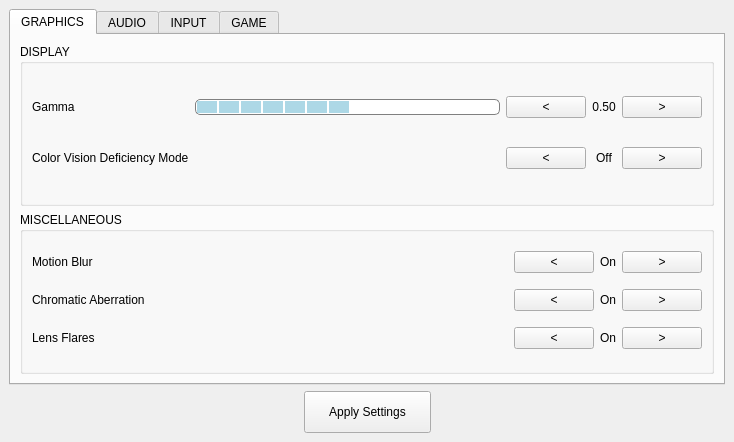
<?xml version="1.0" encoding="UTF-8"?>
<ui version="4.0">
 <class>MainWindow</class>
 <widget class="QMainWindow" name="MainWindow">
  <property name="geometry">
   <rect>
    <x>0</x>
    <y>0</y>
    <width>734</width>
    <height>415</height>
   </rect>
  </property>
  <property name="font">
   <font>
    <weight>50</weight>
    <bold>false</bold>
   </font>
  </property>
  <property name="windowTitle">
   <string>Everspace2 Settings Example</string>
  </property>
  <property name="styleSheet">
   <string notr="true">QTabWidget::tab-bar {
	alignment: center;
 }

QProgressBar {
    border: 1px solid grey;
    border-radius: 5px;
	height: 2px;
}

QProgressBar::chunk {
    background-color: lightblue;
    width: 20px;
	margin: 0.5px;
}

QGroupBox#markers_icons_group_box {
	background-color: lightblue;
}

QPushButton#apply_settings_button {
	height: 40px;
	padding-left: 24px;
	padding-right: 24px;
}</string>
  </property>
  <widget class="QWidget" name="centralwidget">
   <layout class="QVBoxLayout" name="verticalLayout">
    <item>
     <widget class="QTabWidget" name="settings_tab_widget">
      <property name="tabPosition">
       <enum>QTabWidget::North</enum>
      </property>
      <property name="tabShape">
       <enum>QTabWidget::Rounded</enum>
      </property>
      <property name="currentIndex">
       <number>0</number>
      </property>
      <property name="tabsClosable">
       <bool>false</bool>
      </property>
      <property name="movable">
       <bool>false</bool>
      </property>
      <property name="tabBarAutoHide">
       <bool>false</bool>
      </property>
      <widget class="QWidget" name="graphics_tab">
       <attribute name="title">
        <string>GRAPHICS</string>
       </attribute>
       <layout class="QVBoxLayout" name="verticalLayout_2">
        <item>
         <widget class="QGroupBox" name="display_group_box">
          <property name="title">
           <string>DISPLAY</string>
          </property>
          <layout class="QGridLayout" name="gridLayout">
           <item row="1" column="2">
            <widget class="QPushButton" name="toggle_previous_deficiency_mode_button">
             <property name="text">
              <string>&lt;</string>
             </property>
            </widget>
           </item>
           <item row="0" column="0">
            <widget class="QLabel" name="gamma_label">
             <property name="text">
              <string>Gamma</string>
             </property>
            </widget>
           </item>
           <item row="0" column="3">
            <widget class="QLabel" name="gamma_value_label">
             <property name="text">
              <string>0.50</string>
             </property>
             <property name="alignment">
              <set>Qt::AlignCenter</set>
             </property>
            </widget>
           </item>
           <item row="0" column="1">
            <widget class="QProgressBar" name="gamma_progress_bar">
             <property name="maximum">
              <number>20</number>
             </property>
             <property name="value">
              <number>10</number>
             </property>
             <property name="textVisible">
              <bool>false</bool>
             </property>
             <property name="orientation">
              <enum>Qt::Horizontal</enum>
             </property>
             <property name="invertedAppearance">
              <bool>false</bool>
             </property>
             <property name="textDirection">
              <enum>QProgressBar::TopToBottom</enum>
             </property>
            </widget>
           </item>
           <item row="1" column="3">
            <widget class="QLabel" name="deficiency_mode_value_label">
             <property name="text">
              <string>Off</string>
             </property>
             <property name="alignment">
              <set>Qt::AlignCenter</set>
             </property>
            </widget>
           </item>
           <item row="1" column="0">
            <widget class="QLabel" name="color_deficiency_mode_label">
             <property name="text">
              <string>Color Vision Deficiency Mode</string>
             </property>
            </widget>
           </item>
           <item row="1" column="1">
            <spacer name="horizontalSpacer">
             <property name="orientation">
              <enum>Qt::Horizontal</enum>
             </property>
             <property name="sizeHint" stdset="0">
              <size>
               <width>40</width>
               <height>20</height>
              </size>
             </property>
            </spacer>
           </item>
           <item row="0" column="2">
            <widget class="QPushButton" name="decrease_gamma_button">
             <property name="text">
              <string>&lt;</string>
             </property>
             <property name="autoDefault">
              <bool>false</bool>
             </property>
             <property name="default">
              <bool>false</bool>
             </property>
             <property name="flat">
              <bool>false</bool>
             </property>
            </widget>
           </item>
           <item row="1" column="4">
            <widget class="QPushButton" name="toggle_next_deficiency_mode_button">
             <property name="text">
              <string>&gt;</string>
             </property>
            </widget>
           </item>
           <item row="0" column="4">
            <widget class="QPushButton" name="increase_gamma_button">
             <property name="text">
              <string>&gt;</string>
             </property>
            </widget>
           </item>
          </layout>
         </widget>
        </item>
        <item>
         <widget class="QGroupBox" name="miscellaneous_group_box">
          <property name="title">
           <string>MISCELLANEOUS</string>
          </property>
          <layout class="QGridLayout" name="gridLayout_2">
           <item row="2" column="0">
            <widget class="QLabel" name="label_3">
             <property name="text">
              <string>Lens Flares</string>
             </property>
            </widget>
           </item>
           <item row="1" column="4">
            <widget class="QPushButton" name="toggle_next_chromatic_aberration_button">
             <property name="text">
              <string>&gt;</string>
             </property>
            </widget>
           </item>
           <item row="1" column="3">
            <widget class="QLabel" name="chromatic_aberration_value_label">
             <property name="text">
              <string>On</string>
             </property>
             <property name="alignment">
              <set>Qt::AlignCenter</set>
             </property>
            </widget>
           </item>
           <item row="1" column="0">
            <widget class="QLabel" name="label_2">
             <property name="text">
              <string>Chromatic Aberration</string>
             </property>
            </widget>
           </item>
           <item row="2" column="2">
            <widget class="QPushButton" name="toggle_previous_lens_flares_button">
             <property name="text">
              <string>&lt;</string>
             </property>
            </widget>
           </item>
           <item row="1" column="2">
            <widget class="QPushButton" name="toggle_previous_chromatic_aberration_button">
             <property name="text">
              <string>&lt;</string>
             </property>
            </widget>
           </item>
           <item row="2" column="3">
            <widget class="QLabel" name="lens_flares_value_label">
             <property name="text">
              <string>On</string>
             </property>
             <property name="alignment">
              <set>Qt::AlignCenter</set>
             </property>
            </widget>
           </item>
           <item row="0" column="2">
            <widget class="QPushButton" name="toggle_previous_motion_blur_button">
             <property name="text">
              <string>&lt;</string>
             </property>
            </widget>
           </item>
           <item row="2" column="4">
            <widget class="QPushButton" name="toggle_next_lens_flares_button">
             <property name="text">
              <string>&gt;</string>
             </property>
            </widget>
           </item>
           <item row="0" column="0">
            <widget class="QLabel" name="label">
             <property name="text">
              <string>Motion Blur</string>
             </property>
            </widget>
           </item>
           <item row="0" column="4">
            <widget class="QPushButton" name="toggle_next_motion_blur_button">
             <property name="text">
              <string>&gt;</string>
             </property>
            </widget>
           </item>
           <item row="0" column="1">
            <spacer name="horizontalSpacer_2">
             <property name="orientation">
              <enum>Qt::Horizontal</enum>
             </property>
             <property name="sizeHint" stdset="0">
              <size>
               <width>40</width>
               <height>20</height>
              </size>
             </property>
            </spacer>
           </item>
           <item row="0" column="3">
            <widget class="QLabel" name="motion_blur_value_label">
             <property name="text">
              <string>On</string>
             </property>
             <property name="alignment">
              <set>Qt::AlignCenter</set>
             </property>
            </widget>
           </item>
          </layout>
         </widget>
        </item>
       </layout>
      </widget>
      <widget class="QWidget" name="audio_tab">
       <attribute name="title">
        <string>AUDIO</string>
       </attribute>
       <layout class="QVBoxLayout" name="verticalLayout_3">
        <item>
         <widget class="QGroupBox" name="volumes_group_box">
          <property name="title">
           <string>VOLUMES</string>
          </property>
          <layout class="QGridLayout" name="gridLayout_3">
           <item row="6" column="0">
            <widget class="QLabel" name="label_10">
             <property name="text">
              <string>Video</string>
             </property>
            </widget>
           </item>
           <item row="0" column="4">
            <widget class="QPushButton" name="increase_master_button">
             <property name="text">
              <string>&gt;</string>
             </property>
            </widget>
           </item>
           <item row="6" column="1">
            <widget class="QProgressBar" name="video_progress_bar">
             <property name="minimum">
              <number>1</number>
             </property>
             <property name="maximum">
              <number>20</number>
             </property>
             <property name="value">
              <number>15</number>
             </property>
             <property name="textVisible">
              <bool>false</bool>
             </property>
            </widget>
           </item>
           <item row="3" column="2">
            <widget class="QPushButton" name="decrease_atmo_button">
             <property name="text">
              <string>&lt;</string>
             </property>
            </widget>
           </item>
           <item row="1" column="2">
            <widget class="QPushButton" name="decrease_music_button">
             <property name="text">
              <string>&lt;</string>
             </property>
            </widget>
           </item>
           <item row="4" column="1">
            <widget class="QProgressBar" name="voice_progress_bar">
             <property name="minimum">
              <number>1</number>
             </property>
             <property name="maximum">
              <number>20</number>
             </property>
             <property name="value">
              <number>16</number>
             </property>
             <property name="textVisible">
              <bool>false</bool>
             </property>
            </widget>
           </item>
           <item row="0" column="0">
            <widget class="QLabel" name="label_4">
             <property name="text">
              <string>Master</string>
             </property>
            </widget>
           </item>
           <item row="5" column="2">
            <widget class="QPushButton" name="decrease_background_chatter_button">
             <property name="text">
              <string>&lt;</string>
             </property>
            </widget>
           </item>
           <item row="0" column="1">
            <widget class="QProgressBar" name="master_progress_bar">
             <property name="minimum">
              <number>1</number>
             </property>
             <property name="maximum">
              <number>20</number>
             </property>
             <property name="value">
              <number>15</number>
             </property>
             <property name="textVisible">
              <bool>false</bool>
             </property>
            </widget>
           </item>
           <item row="7" column="2">
            <widget class="QPushButton" name="decrease_wireless_controller_speaker_button">
             <property name="text">
              <string>&lt;</string>
             </property>
            </widget>
           </item>
           <item row="1" column="1">
            <widget class="QProgressBar" name="music_progress_bar">
             <property name="minimum">
              <number>1</number>
             </property>
             <property name="maximum">
              <number>20</number>
             </property>
             <property name="value">
              <number>15</number>
             </property>
             <property name="textVisible">
              <bool>false</bool>
             </property>
            </widget>
           </item>
           <item row="3" column="1">
            <widget class="QProgressBar" name="atmo_progress_bar">
             <property name="minimum">
              <number>1</number>
             </property>
             <property name="maximum">
              <number>20</number>
             </property>
             <property name="value">
              <number>15</number>
             </property>
             <property name="textVisible">
              <bool>false</bool>
             </property>
            </widget>
           </item>
           <item row="1" column="0">
            <widget class="QLabel" name="label_5">
             <property name="text">
              <string>Music</string>
             </property>
            </widget>
           </item>
           <item row="7" column="0">
            <widget class="QLabel" name="label_11">
             <property name="text">
              <string>Wireless Controller Speaker</string>
             </property>
            </widget>
           </item>
           <item row="0" column="2">
            <widget class="QPushButton" name="decrease_master_button">
             <property name="text">
              <string>&lt;</string>
             </property>
            </widget>
           </item>
           <item row="5" column="1">
            <widget class="QProgressBar" name="background_chatter_progress_bar">
             <property name="minimum">
              <number>1</number>
             </property>
             <property name="maximum">
              <number>20</number>
             </property>
             <property name="value">
              <number>15</number>
             </property>
             <property name="textVisible">
              <bool>false</bool>
             </property>
            </widget>
           </item>
           <item row="5" column="0">
            <widget class="QLabel" name="label_9">
             <property name="text">
              <string>Background Chatter</string>
             </property>
            </widget>
           </item>
           <item row="1" column="4">
            <widget class="QPushButton" name="increase_music_button">
             <property name="text">
              <string>&gt;</string>
             </property>
            </widget>
           </item>
           <item row="6" column="2">
            <widget class="QPushButton" name="decrease_video_button">
             <property name="text">
              <string>&lt;</string>
             </property>
            </widget>
           </item>
           <item row="2" column="2">
            <widget class="QPushButton" name="decrease_sfx_button">
             <property name="text">
              <string>&lt;</string>
             </property>
            </widget>
           </item>
           <item row="2" column="1">
            <widget class="QProgressBar" name="sfx_progress_bar">
             <property name="minimum">
              <number>1</number>
             </property>
             <property name="maximum">
              <number>20</number>
             </property>
             <property name="value">
              <number>15</number>
             </property>
             <property name="textVisible">
              <bool>false</bool>
             </property>
            </widget>
           </item>
           <item row="7" column="1">
            <widget class="QProgressBar" name="wireless_controller_speaker_progress_bar">
             <property name="minimum">
              <number>1</number>
             </property>
             <property name="maximum">
              <number>20</number>
             </property>
             <property name="value">
              <number>10</number>
             </property>
             <property name="textVisible">
              <bool>false</bool>
             </property>
            </widget>
           </item>
           <item row="4" column="2">
            <widget class="QPushButton" name="decrease_voice_button">
             <property name="text">
              <string>&lt;</string>
             </property>
            </widget>
           </item>
           <item row="0" column="3">
            <widget class="QLabel" name="master_value_label">
             <property name="text">
              <string>75</string>
             </property>
             <property name="alignment">
              <set>Qt::AlignCenter</set>
             </property>
            </widget>
           </item>
           <item row="2" column="0">
            <widget class="QLabel" name="label_6">
             <property name="text">
              <string>SFX</string>
             </property>
            </widget>
           </item>
           <item row="3" column="0">
            <widget class="QLabel" name="label_7">
             <property name="text">
              <string>Atmo</string>
             </property>
            </widget>
           </item>
           <item row="2" column="4">
            <widget class="QPushButton" name="increase_sfx_button">
             <property name="text">
              <string>&gt;</string>
             </property>
            </widget>
           </item>
           <item row="4" column="0">
            <widget class="QLabel" name="label_8">
             <property name="text">
              <string>Voice</string>
             </property>
            </widget>
           </item>
           <item row="3" column="4">
            <widget class="QPushButton" name="increase_atmo_button">
             <property name="text">
              <string>&gt;</string>
             </property>
            </widget>
           </item>
           <item row="4" column="4">
            <widget class="QPushButton" name="increase_voice_button">
             <property name="text">
              <string>&gt;</string>
             </property>
            </widget>
           </item>
           <item row="5" column="4">
            <widget class="QPushButton" name="increase_background_chatter_button">
             <property name="text">
              <string>&gt;</string>
             </property>
            </widget>
           </item>
           <item row="6" column="4">
            <widget class="QPushButton" name="increase_video_button">
             <property name="text">
              <string>&gt;</string>
             </property>
            </widget>
           </item>
           <item row="7" column="4">
            <widget class="QPushButton" name="increase_wireless_controller_speaker_button">
             <property name="text">
              <string>&gt;</string>
             </property>
            </widget>
           </item>
           <item row="1" column="3">
            <widget class="QLabel" name="music_value_label">
             <property name="text">
              <string>75</string>
             </property>
             <property name="alignment">
              <set>Qt::AlignCenter</set>
             </property>
            </widget>
           </item>
           <item row="2" column="3">
            <widget class="QLabel" name="sfx_value_label">
             <property name="text">
              <string>75</string>
             </property>
             <property name="alignment">
              <set>Qt::AlignCenter</set>
             </property>
            </widget>
           </item>
           <item row="3" column="3">
            <widget class="QLabel" name="atmo_value_label">
             <property name="text">
              <string>75</string>
             </property>
             <property name="alignment">
              <set>Qt::AlignCenter</set>
             </property>
            </widget>
           </item>
           <item row="4" column="3">
            <widget class="QLabel" name="voice_value_label">
             <property name="text">
              <string>80</string>
             </property>
             <property name="alignment">
              <set>Qt::AlignCenter</set>
             </property>
            </widget>
           </item>
           <item row="5" column="3">
            <widget class="QLabel" name="background_chatter_value_label">
             <property name="text">
              <string>75</string>
             </property>
             <property name="alignment">
              <set>Qt::AlignCenter</set>
             </property>
            </widget>
           </item>
           <item row="6" column="3">
            <widget class="QLabel" name="video_value_label">
             <property name="text">
              <string>75</string>
             </property>
             <property name="alignment">
              <set>Qt::AlignCenter</set>
             </property>
            </widget>
           </item>
           <item row="7" column="3">
            <widget class="QLabel" name="wireless_controller_speaker_value_label">
             <property name="text">
              <string>50</string>
             </property>
             <property name="alignment">
              <set>Qt::AlignCenter</set>
             </property>
            </widget>
           </item>
          </layout>
         </widget>
        </item>
        <item>
         <widget class="QGroupBox" name="language_group_box">
          <property name="title">
           <string>LANGUAGE</string>
          </property>
          <layout class="QGridLayout" name="gridLayout_4">
           <item row="0" column="2">
            <widget class="QPushButton" name="toggle_previous_spoken_language_button">
             <property name="text">
              <string>&lt;</string>
             </property>
            </widget>
           </item>
           <item row="0" column="4">
            <widget class="QPushButton" name="toggle_next_spoken_language_button">
             <property name="text">
              <string>&gt;</string>
             </property>
            </widget>
           </item>
           <item row="0" column="0">
            <widget class="QLabel" name="label_20">
             <property name="text">
              <string>Spoken Language</string>
             </property>
            </widget>
           </item>
           <item row="0" column="1">
            <spacer name="horizontalSpacer_5">
             <property name="orientation">
              <enum>Qt::Horizontal</enum>
             </property>
             <property name="sizeHint" stdset="0">
              <size>
               <width>40</width>
               <height>20</height>
              </size>
             </property>
            </spacer>
           </item>
           <item row="0" column="3">
            <widget class="QLabel" name="spoken_language_value_label">
             <property name="text">
              <string>English</string>
             </property>
            </widget>
           </item>
          </layout>
         </widget>
        </item>
       </layout>
      </widget>
      <widget class="QWidget" name="input_tab">
       <attribute name="title">
        <string>INPUT</string>
       </attribute>
       <layout class="QVBoxLayout" name="verticalLayout_4">
        <item>
         <widget class="QGroupBox" name="groupBox">
          <property name="title">
           <string>SENSITIVITY</string>
          </property>
          <layout class="QGridLayout" name="gridLayout_5">
           <item row="1" column="0">
            <widget class="QLabel" name="label_14">
             <property name="text">
              <string>Auto Aiming Strength</string>
             </property>
            </widget>
           </item>
           <item row="0" column="3">
            <widget class="QLabel" name="input_smoothing_value_label">
             <property name="text">
              <string>On</string>
             </property>
             <property name="alignment">
              <set>Qt::AlignCenter</set>
             </property>
            </widget>
           </item>
           <item row="0" column="0">
            <widget class="QLabel" name="label_12">
             <property name="text">
              <string>Input Smoothing</string>
             </property>
            </widget>
           </item>
           <item row="1" column="3">
            <widget class="QLabel" name="auto_aiming_strength_value_label">
             <property name="text">
              <string>0.50</string>
             </property>
             <property name="alignment">
              <set>Qt::AlignCenter</set>
             </property>
            </widget>
           </item>
           <item row="0" column="2">
            <widget class="QPushButton" name="toggle_previous_input_smoothing_button">
             <property name="text">
              <string>&lt;</string>
             </property>
            </widget>
           </item>
           <item row="1" column="1">
            <widget class="QProgressBar" name="auto_aiming_strength_progress_bar">
             <property name="minimum">
              <number>1</number>
             </property>
             <property name="maximum">
              <number>20</number>
             </property>
             <property name="value">
              <number>10</number>
             </property>
             <property name="textVisible">
              <bool>false</bool>
             </property>
            </widget>
           </item>
           <item row="1" column="2">
            <widget class="QPushButton" name="toggle_previous_auto_aiming_strength_button">
             <property name="text">
              <string>&lt;</string>
             </property>
            </widget>
           </item>
           <item row="0" column="4">
            <widget class="QPushButton" name="toggle_next_input_smoothing_button">
             <property name="text">
              <string>&gt;</string>
             </property>
            </widget>
           </item>
           <item row="1" column="4">
            <widget class="QPushButton" name="toggle_next_auto_aiming_strength_button">
             <property name="text">
              <string>&gt;</string>
             </property>
            </widget>
           </item>
          </layout>
         </widget>
        </item>
        <item>
         <widget class="QGroupBox" name="groupBox_2">
          <property name="title">
           <string>AXIS INVERSIONS</string>
          </property>
          <layout class="QGridLayout" name="gridLayout_6">
           <item row="4" column="0">
            <widget class="QLabel" name="label_21">
             <property name="text">
              <string>Camera Yaw Input</string>
             </property>
            </widget>
           </item>
           <item row="0" column="1">
            <spacer name="horizontalSpacer_6">
             <property name="orientation">
              <enum>Qt::Horizontal</enum>
             </property>
             <property name="sizeHint" stdset="0">
              <size>
               <width>40</width>
               <height>20</height>
              </size>
             </property>
            </spacer>
           </item>
           <item row="0" column="2">
            <widget class="QPushButton" name="toggle_previous_pitch_input_button">
             <property name="text">
              <string>&lt;</string>
             </property>
            </widget>
           </item>
           <item row="1" column="0">
            <widget class="QLabel" name="label_17">
             <property name="text">
              <string>Yaw Input</string>
             </property>
            </widget>
           </item>
           <item row="0" column="0">
            <widget class="QLabel" name="label_16">
             <property name="text">
              <string>Pitch Input</string>
             </property>
            </widget>
           </item>
           <item row="2" column="0">
            <widget class="QLabel" name="label_18">
             <property name="text">
              <string>Roll Input</string>
             </property>
            </widget>
           </item>
           <item row="3" column="0">
            <widget class="QLabel" name="label_19">
             <property name="text">
              <string>Camera Pitch Input</string>
             </property>
            </widget>
           </item>
           <item row="0" column="3">
            <widget class="QLabel" name="pitch_input_value_label">
             <property name="text">
              <string>Not Inverted</string>
             </property>
             <property name="alignment">
              <set>Qt::AlignCenter</set>
             </property>
            </widget>
           </item>
           <item row="0" column="4">
            <widget class="QPushButton" name="toggle_next_pitch_input_button">
             <property name="text">
              <string>&gt;</string>
             </property>
            </widget>
           </item>
           <item row="1" column="2">
            <widget class="QPushButton" name="toggle_previous_yaw_input_button">
             <property name="text">
              <string>&lt;</string>
             </property>
            </widget>
           </item>
           <item row="2" column="2">
            <widget class="QPushButton" name="toggle_previous_roll_input_button">
             <property name="text">
              <string>&lt;</string>
             </property>
            </widget>
           </item>
           <item row="3" column="2">
            <widget class="QPushButton" name="toggle_previous_camera_pitch_input_button">
             <property name="text">
              <string>&lt;</string>
             </property>
            </widget>
           </item>
           <item row="4" column="2">
            <widget class="QPushButton" name="toggle_previous_camera_yaw_input_button">
             <property name="text">
              <string>&lt;</string>
             </property>
            </widget>
           </item>
           <item row="1" column="4">
            <widget class="QPushButton" name="toggle_next_yaw_input_button">
             <property name="text">
              <string>&gt;</string>
             </property>
            </widget>
           </item>
           <item row="2" column="4">
            <widget class="QPushButton" name="toggle_next_roll_input_button">
             <property name="text">
              <string>&gt;</string>
             </property>
            </widget>
           </item>
           <item row="3" column="4">
            <widget class="QPushButton" name="toggle_next_camera_pitch_input_button">
             <property name="text">
              <string>&gt;</string>
             </property>
            </widget>
           </item>
           <item row="4" column="4">
            <widget class="QPushButton" name="toggle_next_camera_yaw_input_button">
             <property name="text">
              <string>&gt;</string>
             </property>
            </widget>
           </item>
           <item row="1" column="3">
            <widget class="QLabel" name="yaw_input_value_label">
             <property name="text">
              <string>Not Inverted</string>
             </property>
             <property name="alignment">
              <set>Qt::AlignCenter</set>
             </property>
            </widget>
           </item>
           <item row="2" column="3">
            <widget class="QLabel" name="roll_input_value_label">
             <property name="text">
              <string>Not Inverted</string>
             </property>
             <property name="alignment">
              <set>Qt::AlignCenter</set>
             </property>
            </widget>
           </item>
           <item row="3" column="3">
            <widget class="QLabel" name="camera_pitch_input_value_label">
             <property name="text">
              <string>Not Inverted</string>
             </property>
             <property name="alignment">
              <set>Qt::AlignCenter</set>
             </property>
            </widget>
           </item>
           <item row="4" column="3">
            <widget class="QLabel" name="camera_yaw_input_value_label">
             <property name="text">
              <string>Not Inverted</string>
             </property>
             <property name="alignment">
              <set>Qt::AlignCenter</set>
             </property>
            </widget>
           </item>
          </layout>
         </widget>
        </item>
       </layout>
      </widget>
      <widget class="QWidget" name="game_tab">
       <attribute name="title">
        <string>GAME</string>
       </attribute>
       <layout class="QVBoxLayout" name="verticalLayout_5">
        <item>
         <widget class="QGroupBox" name="groupBox_4">
          <property name="title">
           <string>GAMEPLAY</string>
          </property>
          <layout class="QGridLayout" name="gridLayout_8">
           <item row="2" column="4">
            <widget class="QPushButton" name="toggle_next_slow_down_time_button">
             <property name="text">
              <string>&gt;</string>
             </property>
            </widget>
           </item>
           <item row="2" column="0">
            <widget class="QLabel" name="label_33">
             <property name="text">
              <string>Slow Down Time When Selecting Equipment</string>
             </property>
            </widget>
           </item>
           <item row="2" column="2">
            <widget class="QPushButton" name="toggle_previous_slow_down_time_button">
             <property name="text">
              <string>&lt;</string>
             </property>
            </widget>
           </item>
           <item row="1" column="2">
            <widget class="QPushButton" name="toggle_previous_auto_saving_base_button">
             <property name="text">
              <string>&lt;</string>
             </property>
            </widget>
           </item>
           <item row="1" column="3">
            <widget class="QLabel" name="auto_saving_base_value_label">
             <property name="text">
              <string>Enabled</string>
             </property>
             <property name="alignment">
              <set>Qt::AlignCenter</set>
             </property>
            </widget>
           </item>
           <item row="2" column="3">
            <widget class="QLabel" name="slow_down_time_value_label">
             <property name="text">
              <string>Enabled</string>
             </property>
             <property name="alignment">
              <set>Qt::AlignCenter</set>
             </property>
            </widget>
           </item>
           <item row="0" column="3">
            <widget class="QLabel" name="difficulty_value_label">
             <property name="text">
              <string>Normal</string>
             </property>
             <property name="alignment">
              <set>Qt::AlignCenter</set>
             </property>
            </widget>
           </item>
           <item row="1" column="4">
            <widget class="QPushButton" name="toggle_next_auto_saving_base_button">
             <property name="text">
              <string>&gt;</string>
             </property>
            </widget>
           </item>
           <item row="1" column="0">
            <widget class="QLabel" name="label_32">
             <property name="text">
              <string>Time- and collectible-based auto-saving</string>
             </property>
            </widget>
           </item>
           <item row="0" column="2">
            <widget class="QPushButton" name="toggle_previous_difficulty_button">
             <property name="text">
              <string>&lt;</string>
             </property>
            </widget>
           </item>
           <item row="0" column="4">
            <widget class="QPushButton" name="toggle_next_difficulty_button">
             <property name="text">
              <string>&gt;</string>
             </property>
            </widget>
           </item>
           <item row="3" column="0">
            <widget class="QLabel" name="label_34">
             <property name="text">
              <string>Inertia Dampeners Button Mode</string>
             </property>
            </widget>
           </item>
           <item row="3" column="2">
            <widget class="QPushButton" name="toggle_previous_inertia_button_mode_button">
             <property name="text">
              <string>&lt;</string>
             </property>
            </widget>
           </item>
           <item row="0" column="0">
            <widget class="QLabel" name="label_31">
             <property name="text">
              <string>Difficulty</string>
             </property>
            </widget>
           </item>
           <item row="3" column="4">
            <widget class="QPushButton" name="toggle_next_inertia_button_mode_button">
             <property name="text">
              <string>&gt;</string>
             </property>
            </widget>
           </item>
           <item row="3" column="3">
            <widget class="QLabel" name="inertia_button_mode_value_label">
             <property name="text">
              <string>Toggle</string>
             </property>
             <property name="alignment">
              <set>Qt::AlignCenter</set>
             </property>
            </widget>
           </item>
           <item row="1" column="1">
            <spacer name="horizontalSpacer_8">
             <property name="orientation">
              <enum>Qt::Horizontal</enum>
             </property>
             <property name="sizeHint" stdset="0">
              <size>
               <width>40</width>
               <height>20</height>
              </size>
             </property>
            </spacer>
           </item>
          </layout>
         </widget>
        </item>
        <item>
         <widget class="QGroupBox" name="groupBox_5">
          <property name="title">
           <string>DISPLAY</string>
          </property>
          <layout class="QGridLayout" name="gridLayout_9">
           <item row="1" column="3">
            <widget class="QLabel" name="show_xp_numbers_value_label">
             <property name="text">
              <string>Off</string>
             </property>
             <property name="alignment">
              <set>Qt::AlignCenter</set>
             </property>
            </widget>
           </item>
           <item row="2" column="3">
            <widget class="QLabel" name="show_cockpit_hud_value_label">
             <property name="text">
              <string>Hide</string>
             </property>
             <property name="alignment">
              <set>Qt::AlignCenter</set>
             </property>
            </widget>
           </item>
           <item row="1" column="0">
            <widget class="QLabel" name="label_40">
             <property name="text">
              <string>Show XP Numbers</string>
             </property>
            </widget>
           </item>
           <item row="0" column="1">
            <spacer name="horizontalSpacer_9">
             <property name="orientation">
              <enum>Qt::Horizontal</enum>
             </property>
             <property name="sizeHint" stdset="0">
              <size>
               <width>40</width>
               <height>20</height>
              </size>
             </property>
            </spacer>
           </item>
           <item row="1" column="2">
            <widget class="QPushButton" name="toggle_previous_show_xp_numbers_button">
             <property name="text">
              <string>&lt;</string>
             </property>
            </widget>
           </item>
           <item row="2" column="2">
            <widget class="QPushButton" name="toggle_previous_show_cockpit_hud_button">
             <property name="text">
              <string>&lt;</string>
             </property>
            </widget>
           </item>
           <item row="0" column="3">
            <widget class="QLabel" name="show_damage_numbers_value_label">
             <property name="text">
              <string>On</string>
             </property>
             <property name="alignment">
              <set>Qt::AlignCenter</set>
             </property>
            </widget>
           </item>
           <item row="3" column="3">
            <widget class="QLabel" name="markers_color_value_label">
             <property name="text">
              <string>White</string>
             </property>
             <property name="alignment">
              <set>Qt::AlignCenter</set>
             </property>
            </widget>
           </item>
           <item row="0" column="0">
            <widget class="QLabel" name="label_39">
             <property name="text">
              <string>Show Damage Numbers</string>
             </property>
            </widget>
           </item>
           <item row="3" column="2">
            <widget class="QPushButton" name="toggle_previous_markers_color_button">
             <property name="text">
              <string>&lt;</string>
             </property>
            </widget>
           </item>
           <item row="0" column="2">
            <widget class="QPushButton" name="toggle_previous_show_damage_numbers_button">
             <property name="text">
              <string>&lt;</string>
             </property>
            </widget>
           </item>
           <item row="3" column="0">
            <widget class="QLabel" name="label_42">
             <property name="text">
              <string>HUD Markers Color</string>
             </property>
            </widget>
           </item>
           <item row="2" column="0">
            <widget class="QLabel" name="label_41">
             <property name="text">
              <string>Show HUD In Cockpit</string>
             </property>
            </widget>
           </item>
           <item row="0" column="4">
            <widget class="QPushButton" name="toggle_next_show_damage_numbers_button">
             <property name="text">
              <string>&gt;</string>
             </property>
            </widget>
           </item>
           <item row="1" column="4">
            <widget class="QPushButton" name="toggle_next_show_xp_numbers_button">
             <property name="text">
              <string>&gt;</string>
             </property>
            </widget>
           </item>
           <item row="2" column="4">
            <widget class="QPushButton" name="toggle_next_show_cockpit_hud_button">
             <property name="text">
              <string>&gt;</string>
             </property>
            </widget>
           </item>
           <item row="3" column="4">
            <widget class="QPushButton" name="toggle_next_markers_color_button">
             <property name="text">
              <string>&gt;</string>
             </property>
            </widget>
           </item>
           <item row="3" column="1">
            <widget class="QGroupBox" name="markers_icons_group_box">
             <property name="title">
              <string/>
             </property>
             <property name="flat">
              <bool>false</bool>
             </property>
             <layout class="QHBoxLayout" name="horizontalLayout_2">
              <property name="spacing">
               <number>12</number>
              </property>
              <property name="leftMargin">
               <number>10</number>
              </property>
              <property name="topMargin">
               <number>10</number>
              </property>
              <property name="rightMargin">
               <number>10</number>
              </property>
              <property name="bottomMargin">
               <number>10</number>
              </property>
              <item>
               <spacer name="horizontalSpacer_7">
                <property name="orientation">
                 <enum>Qt::Horizontal</enum>
                </property>
                <property name="sizeHint" stdset="0">
                 <size>
                  <width>40</width>
                  <height>20</height>
                 </size>
                </property>
               </spacer>
              </item>
              <item>
               <widget class="QLabel" name="marker_icon_1_label">
                <property name="text">
                 <string>Icon</string>
                </property>
               </widget>
              </item>
              <item>
               <widget class="QLabel" name="marker_icon_2_label">
                <property name="text">
                 <string>Icon</string>
                </property>
               </widget>
              </item>
              <item>
               <widget class="QLabel" name="marker_icon_3_label">
                <property name="text">
                 <string>Icon</string>
                </property>
               </widget>
              </item>
              <item>
               <spacer name="horizontalSpacer_10">
                <property name="orientation">
                 <enum>Qt::Horizontal</enum>
                </property>
                <property name="sizeHint" stdset="0">
                 <size>
                  <width>40</width>
                  <height>20</height>
                 </size>
                </property>
               </spacer>
              </item>
             </layout>
            </widget>
           </item>
          </layout>
         </widget>
        </item>
       </layout>
      </widget>
     </widget>
    </item>
    <item>
     <layout class="QHBoxLayout" name="horizontalLayout">
      <item>
       <spacer name="horizontalSpacer_3">
        <property name="orientation">
         <enum>Qt::Horizontal</enum>
        </property>
        <property name="sizeHint" stdset="0">
         <size>
          <width>40</width>
          <height>20</height>
         </size>
        </property>
       </spacer>
      </item>
      <item>
       <widget class="QPushButton" name="apply_settings_button">
        <property name="text">
         <string>Apply Settings</string>
        </property>
       </widget>
      </item>
      <item>
       <spacer name="horizontalSpacer_4">
        <property name="orientation">
         <enum>Qt::Horizontal</enum>
        </property>
        <property name="sizeHint" stdset="0">
         <size>
          <width>40</width>
          <height>20</height>
         </size>
        </property>
       </spacer>
      </item>
     </layout>
    </item>
   </layout>
  </widget>
 </widget>
 <resources/>
 <connections/>
</ui>
